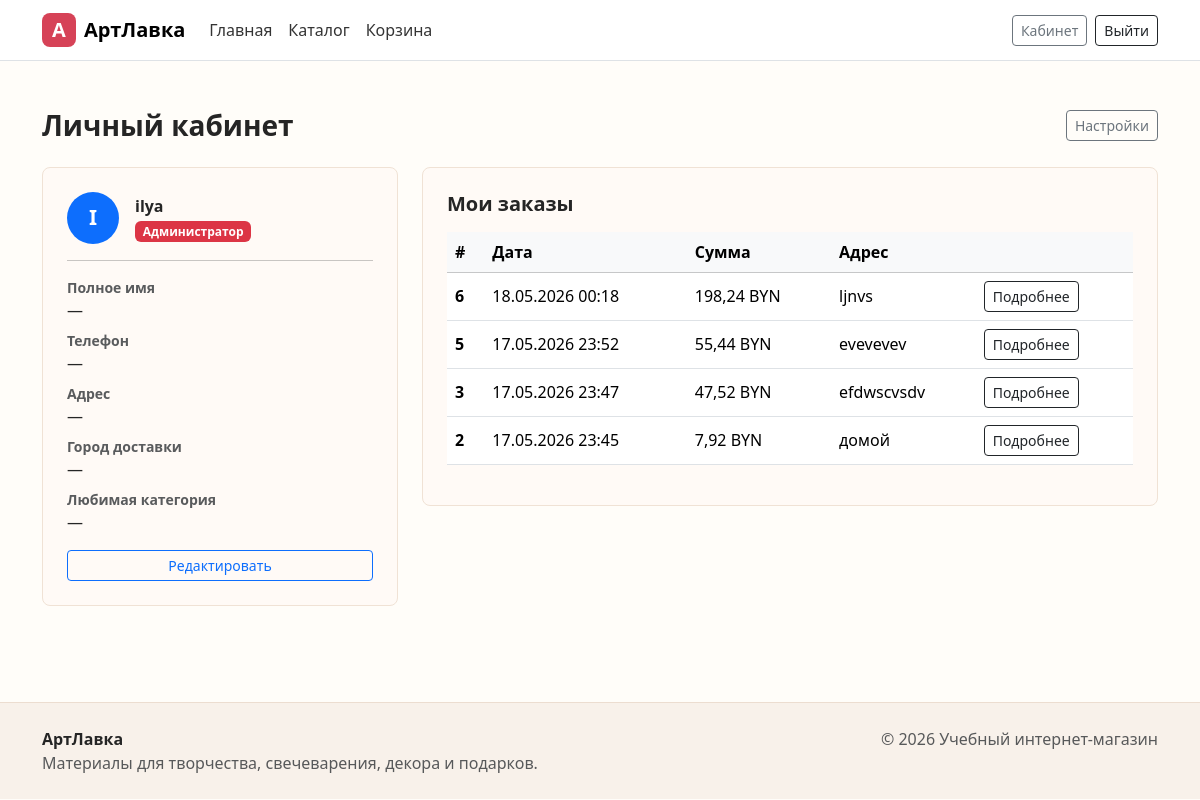
Screenshot of /cabinet/ (signed in) with the database file from the repository.
### shop/models.py (models this page shows, shortened)
class Profile(models.Model):
    user = models.OneToOneField(User, on_delete=models.CASCADE, related_name='profile')
    full_name = models.CharField('Полное имя', max_length=200, blank=True)
    phone = models.CharField('Телефон', max_length=20, blank=True)
    address = models.TextField('Адрес', blank=True)
    favorite_category = models.ForeignKey(
        'Category',
        verbose_name='Любимая категория',
        on_delete=models.SET_NULL,
        null=True, blank=True,
        related_name='+'
    )
    delivery_city = models.CharField('Город доставки', max_length=100, blank=True)
    class Meta:
        verbose_name = 'Профиль'
        verbose_name_plural = 'Профили'
    def role_display(self):
        if self.user.is_superuser:
            return 'Администратор'
        group = self.user.groups.first()
        return group.name if group else 'Покупатель'

class Order(models.Model):
    user = models.ForeignKey(
        User,
        on_delete=models.CASCADE,
        related_name="orders"
    )
    email = models.EmailField()
    shipping_address = models.TextField()
    total_price = models.DecimalField(max_digits=10, decimal_places=2)
    created_at = models.DateTimeField(auto_now_add=True)

### shop/views.py (the view)
# urls.py: path('cabinet/', views.cabinet_view, name='cabinet'),
@login_required
def cabinet_view(request):
    profile, _ = Profile.objects.get_or_create(user=request.user)
    orders = Order.objects.filter(user=request.user).prefetch_related('items').order_by('-created_at')
    categories = Category.objects.all()
    return render(request, 'shop/cabinet.html', {
        'profile': profile,
        'orders': orders,
        'categories': categories,
    })

### shop/models.py (called while the page is built)
    def total_price(self):
        return self.price * self.quantity

### shop/templates/shop/cabinet.html (shortened to what this page needs)
{% extends 'base.html' %}
{% block content %}
<div class="container py-5">
    {% if not user.is_authenticated %}
        <div class="text-center py-5">
            <h2 class="mb-3">Вы не вошли в систему</h2>
            <p class="text-muted mb-4">Для доступа к личному кабинету необходимо войти.</p>
            <a href="{% url 'login' %}" class="btn btn-primary me-2">Войти</a>
            <a href="{% url 'register' %}" class="btn btn-outline-dark">Зарегистрироваться</a>
        </div>
    {% else %}
    <div class="d-flex align-items-center justify-content-between mb-4">
        <h1 class="h3 fw-bold mb-0">Личный кабинет</h1>
        <a href="{% url 'settings' %}" class="btn btn-outline-secondary btn-sm">Настройки</a>
    </div>
    <div class="row g-4">
        <div class="col-lg-4">
            <div class="filter-panel p-4 h-100">
                <div class="d-flex align-items-center gap-3 mb-3">
                    <div class="bg-primary text-white rounded-circle d-flex align-items-center justify-content-center fw-bold"
                         style="width:52px;height:52px;font-size:1.3rem;">
                        {{ user.username|first|upper }}
                    </div>
                    <div>
                        <div class="fw-bold">{{ user.username }}</div>
                        <span class="badge
                            {% if profile.role_display == 'Администратор' %}bg-danger
                            {% elif profile.role_display == 'Менеджер' %}bg-warning text-dark
                            {% else %}bg-secondary{% endif %}">
                            {{ profile.role_display }}
                        </span>
                    </div>
                </div>
                <hr>
                <div id="profile-display">
                    <dl class="mb-3">
                        <dt class="text-muted small">Полное имя</dt>
                        <dd>{{ profile.full_name|default:"—" }}</dd>
                        <dt class="text-muted small">Телефон</dt>
                        <dd>{{ profile.phone|default:"—" }}</dd>
                        <dt class="text-muted small">Адрес</dt>
                        <dd>{{ profile.address|default:"—" }}</dd>
                        <dt class="text-muted small">Город доставки</dt>
                        <dd>{{ profile.delivery_city|default:"—" }}</dd>
                        <dt class="text-muted small">Любимая категория</dt>
                        <dd>{{ profile.favorite_category|default:"—" }}</dd>
                    </dl>
                    <button class="btn btn-outline-primary btn-sm w-100" id="edit-profile-btn">Редактировать</button>
                </div>
            </div>
        </div>
        <div class="col-lg-8">
            <div class="filter-panel p-4">
                <h2 class="h5 fw-bold mb-3">Мои заказы</h2>
                {% if orders %}
                    <div class="table-responsive">
                        <table class="table table-hover align-middle">
                            <thead class="table-light">
                                <tr>
                                    <th>#</th>
                                    <th>Дата</th>
                                    <th>Сумма</th>
                                    <th>Адрес</th>
                                    <th></th>
                                </tr>
                            </thead>
                            <tbody>
                                {% for order in orders %}
                                <tr>
                                    <td class="fw-semibold">{{ order.id }}</td>
                                    <td>{{ order.created_at|date:"d.m.Y H:i" }}</td>
                                    <td>{{ order.total_price }} BYN</td>
                                    <td class="text-truncate" style="max-width:200px;">{{ order.shipping_address }}</td>
                                    <td>
                                        <button class="btn btn-outline-dark btn-sm"
                                                data-bs-toggle="collapse"
                                                data-bs-target="#order-{{ order.id }}">
                                            Подробнее
                                        </button>
                                    </td>
                                </tr>
                                {% endfor %}
                            </tbody>
                        </table>
                    </div>
                {% else %}
                    <div class="alert alert-info mb-0">
                        У вас пока нет заказов. <a href="{% url 'product_list' %}">Перейти в каталог</a>.
                    </div>
                {% endif %}
            </div>
        </div>
    </div>
    {% endif %}
</div>
{% endblock %}

### static/css/style.css (style rules this page uses)
:root { --brand: #d64257; --brand-dark: #9f2638; --ink: #252525; --muted: #6b7280; --paper: #fffaf6; --mint: #d8f1e6; --sun: #ffd166; }
body { background: #fffdf9; color: var(--ink); }
.filter-panel { background: var(--paper); border: 1px solid #f0e2d5; border-radius: 8px; }

### rows the page displays
Profile: role_display "Администратор", full_name "—", phone "—", address "—", delivery_city "—", favorite_category "—"
Order: id "6", created_at "18.05.2026 00:18", total_price "198,24", shipping_address "ljnvs"
Order: id "5", created_at "17.05.2026 23:52", total_price "55,44", shipping_address "evevevev"
Order: id "3", created_at "17.05.2026 23:47", total_price "47,52", shipping_address "efdwscvsdv"
Order: id "2", created_at "17.05.2026 23:45", total_price "7,92", shipping_address "домой"

### other values shown
{{ user.username|first|upper }} "I"
{{ user.username }} "ilya"
